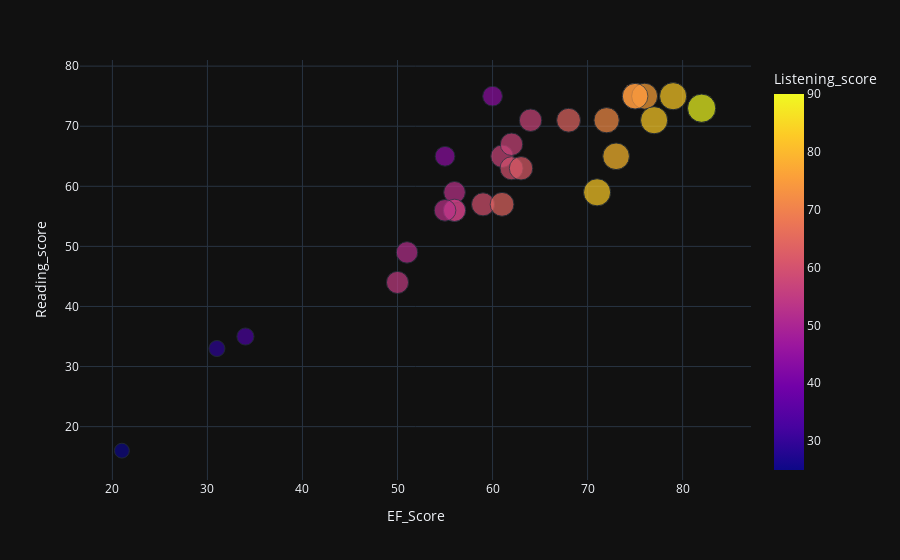

The code cell stored with this chart in its notebook:
### Code cell
import plotly.express as px
fig = px.scatter(df, x='EF_Score', y='Reading_score', color='Listening_score', size='Listening_score')

# Show the plot
fig.show()

### Figure 1 — Plotly figure (JSON) as saved in the notebook; plotly's stock layout.template omitted (floating-point values rounded to 4 significant figures)
{"data": [{"hovertemplate": "EF_Score=%{x}<br>Reading_score=%{y}<br>Listening_score=%{marker.color}<extra></extra>", "legendgroup": "", "marker": {"color": [25, 33, 29, 55, 44, 52, 55, 53, 60, 56, 44, 53, 57, 64, 60, 57, 64, 57, 62, 74, 90, 76, 72, 80, 83, 83, 74, 83], "coloraxis": "coloraxis", "size": [25, 33, 29, 55, 44, 52, 55, 53, 60, 56, 44, 53, 57, 64, 60, 57, 64, 57, 62, 74, 90, 76, 72, 80, 83, 83, 74, 83], "sizemode": "area", "sizeref": 0.225, "symbol": "circle"}, "mode": "markers", "name": "", "orientation": "v", "showlegend": false, "x": [21, 34, 31, 50, 60, 51, 56, 56, 59, 56, 55, 55, 61, 61, 62, 62, 68, 64, 63, 75, 82, 76, 72, 73, 79, 77, 75, 71], "xaxis": "x", "y": [16, 35, 33, 44, 75, 49, 56, 59, 57, 56, 65, 56, 65, 57, 63, 67, 71, 71, 63, 75, 73, 75, 71, 65, 75, 71, 75, 59], "yaxis": "y", "type": "scatter"}], "layout": {"xaxis": {"anchor": "y", "domain": [0.0, 1.0], "title": {"text": "EF_Score"}}, "yaxis": {"anchor": "x", "domain": [0.0, 1.0], "title": {"text": "Reading_score"}}, "coloraxis": {"colorbar": {"title": {"text": "Listening_score"}}, "colorscale": [[0.0, "#0d0887"], [0.1111, "#46039f"], [0.2222, "#7201a8"], [0.3333, "#9c179e"], [0.4444, "#bd3786"], [0.5556, "#d8576b"], [0.6667, "#ed7953"], [0.7778, "#fb9f3a"], [0.8889, "#fdca26"], [1.0, "#f0f921"]]}, "legend": {"tracegroupgap": 0, "itemsizing": "constant"}, "margin": {"t": 60}}}
